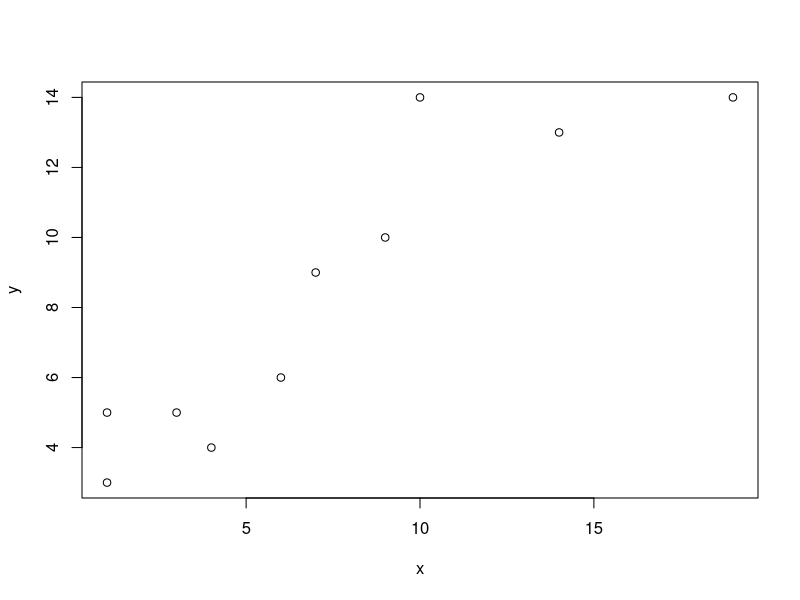
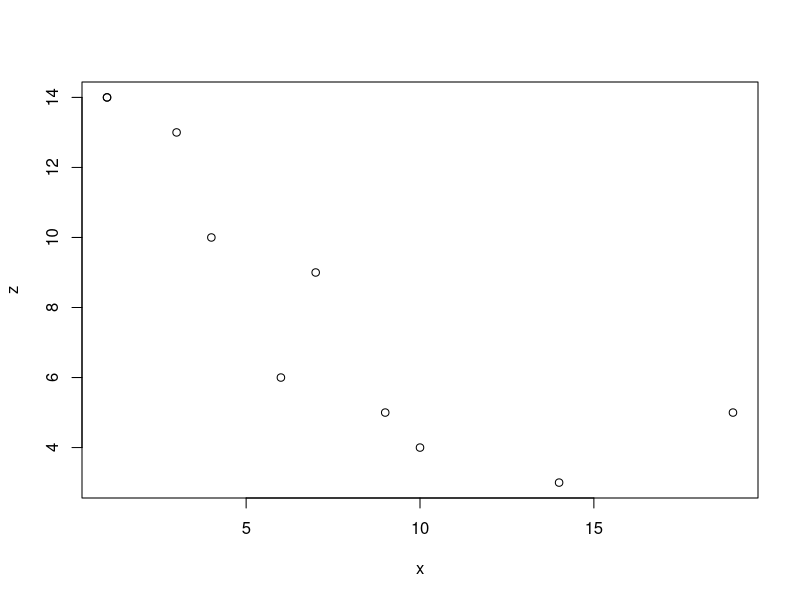
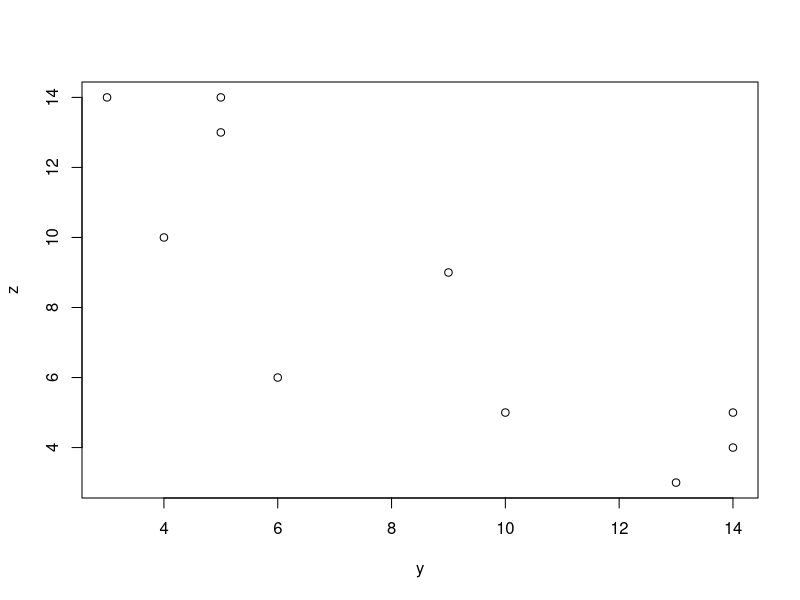

Write R code to recreate these figures, in order. (Note: this script raises an error after producing the figures.)
# clear all plots in Rsudio
# create some vectors
x <- c(1, 1, 3, 4, 6, 7, 9, 10, 14, 19)
y <- c(3, 5, 5, 4, 6, 9, 10, 14, 13, 14)
z<- c(14, 14, 13, 10, 6, 9, 5, 4, 3, 5)

# create several scatterplots
plot(x, y)
plot(x, z)
plot(y, z)

# clear all plots
dev.off(dev.list()["RStudioGD"])

# Example 2: Clear All Plots in RStudio (And Suppress Any Errors)
# attempt to clear all plots
dev.off(dev.list()["RSstudioGD"])

# attempt to clear all plot (suppress error if not plots exist)
try(dev.off(dev.list()["RStudioGD"]), silent = TRUE)
